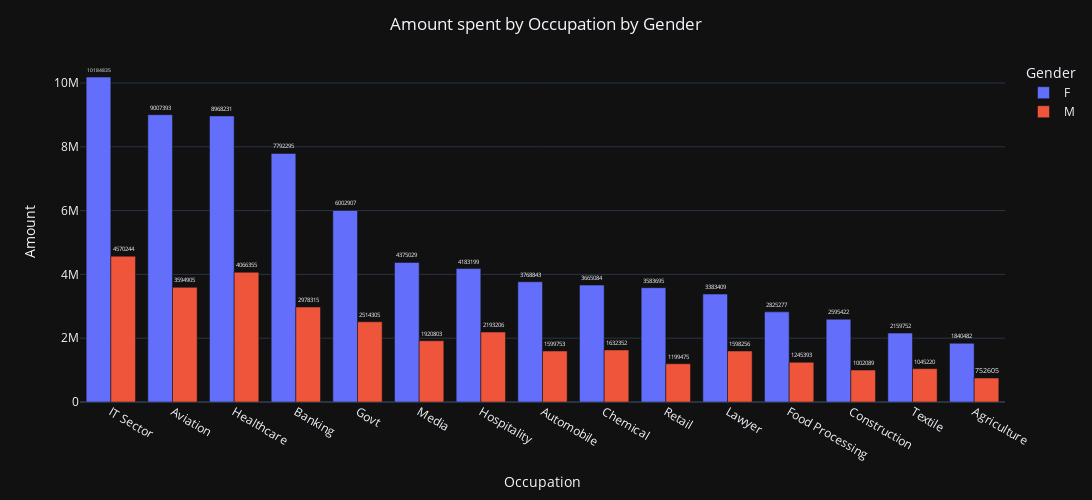

The cell this chart's notebook holds for it:
### Code cell
#plottin the occupation by gender count and spent
occupation = data.groupby(['Occupation', 'Gender'])['Amount'].sum().reset_index().sort_values(by = 'Amount', ascending = False)
fig = px.bar(occupation,
             x = 'Occupation',
             y = 'Amount',
             color = 'Gender',
             barmode = 'group',
             text = 'Amount')
fig.update_layout(title_text = 'Amount spent by Occupation by Gender',
                  xaxis_title = 'Occupation',
                  yaxis_title = 'Amount',
                  template = 'plotly_dark',
                  title_x = 0.5,
                  height = 500,
                  width = 1150)
fig.update_traces(textposition = 'outside')
fig.show()

### Figure 1 — Plotly figure (JSON) as saved in the notebook; plotly's stock layout.template omitted (floating-point values rounded to 4 significant figures)
{"data": [{"alignmentgroup": "True", "hovertemplate": "Gender=F<br>Occupation=%{x}<br>Amount=%{text}<extra></extra>", "legendgroup": "F", "marker": {"color": "#636efa", "pattern": {"shape": ""}}, "name": "F", "offsetgroup": "F", "orientation": "v", "showlegend": true, "text": [10184835, 9007393, 8968231, 7792295, 6002907, 4375029, 4183199, 3768843, 3665084, 3583695, 3383409, 2825277, 2595422, 2159752, 1840482], "textposition": "outside", "type": "bar", "x": ["IT Sector", "Aviation", "Healthcare", "Banking", "Govt", "Media", "Hospitality", "Automobile", "Chemical", "Retail", "Lawyer", "Food Processing", "Construction", "Textile", "Agriculture"], "xaxis": "x", "y": [10184835, 9007393, 8968231, 7792295, 6002907, 4375029, 4183199, 3768843, 3665084, 3583695, 3383409, 2825277, 2595422, 2159752, 1840482], "yaxis": "y"}, {"alignmentgroup": "True", "hovertemplate": "Gender=M<br>Occupation=%{x}<br>Amount=%{text}<extra></extra>", "legendgroup": "M", "marker": {"color": "#EF553B", "pattern": {"shape": ""}}, "name": "M", "offsetgroup": "M", "orientation": "v", "showlegend": true, "text": [4570244, 4066355, 3594905, 2978315, 2514305, 2193206, 1920803, 1632352, 1599753, 1598256, 1245393, 1199475, 1045220, 1002089, 752605], "textposition": "outside", "type": "bar", "x": ["IT Sector", "Healthcare", "Aviation", "Banking", "Govt", "Hospitality", "Media", "Chemical", "Automobile", "Lawyer", "Food Processing", "Retail", "Textile", "Construction", "Agriculture"], "xaxis": "x", "y": [4570244, 4066355, 3594905, 2978315, 2514305, 2193206, 1920803, 1632352, 1599753, 1598256, 1245393, 1199475, 1045220, 1002089, 752605], "yaxis": "y"}], "layout": {"barmode": "group", "height": 500, "legend": {"title": {"text": "Gender"}, "tracegroupgap": 0}, "margin": {"t": 60}, "title": {"text": "Amount spent by Occupation by Gender", "x": 0.5}, "width": 1150, "xaxis": {"anchor": "y", "domain": [0, 1], "title": {"text": "Occupation"}}, "yaxis": {"anchor": "x", "domain": [0, 1], "title": {"text": "Amount"}}}}
